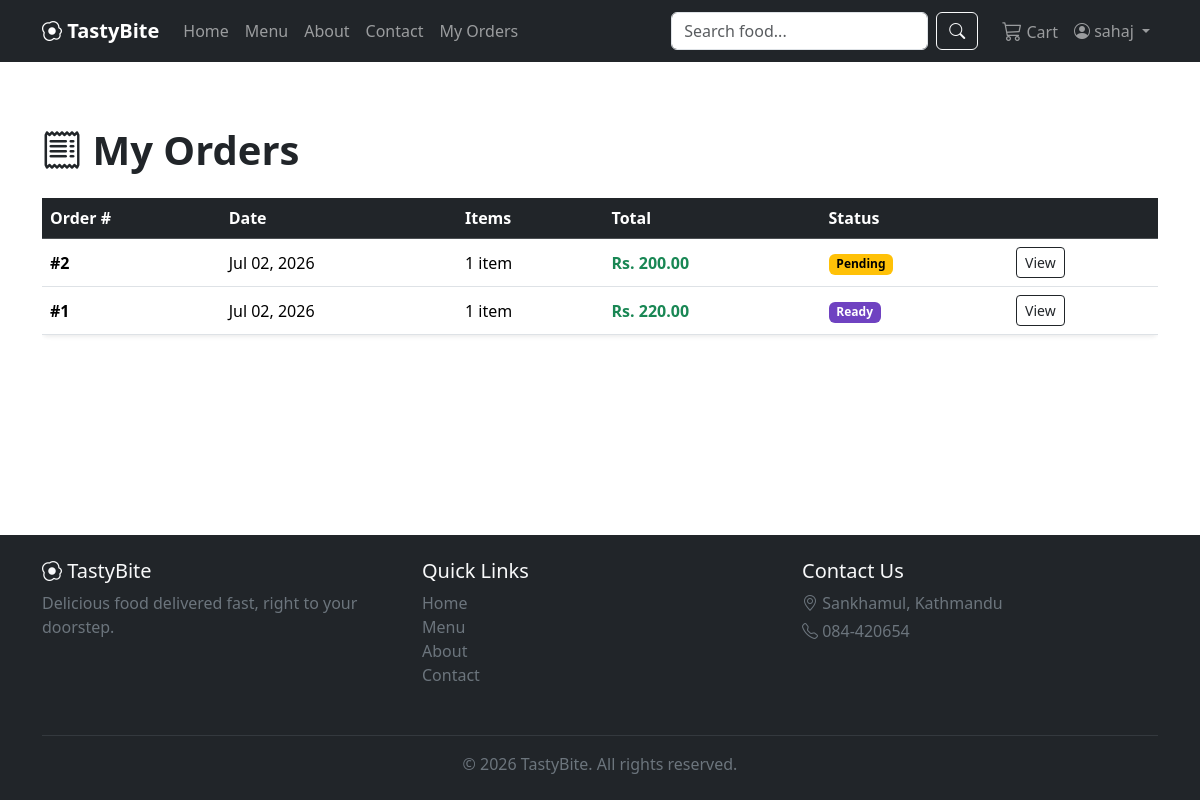
Before: /orders/history/ (signed in) with the older database file.
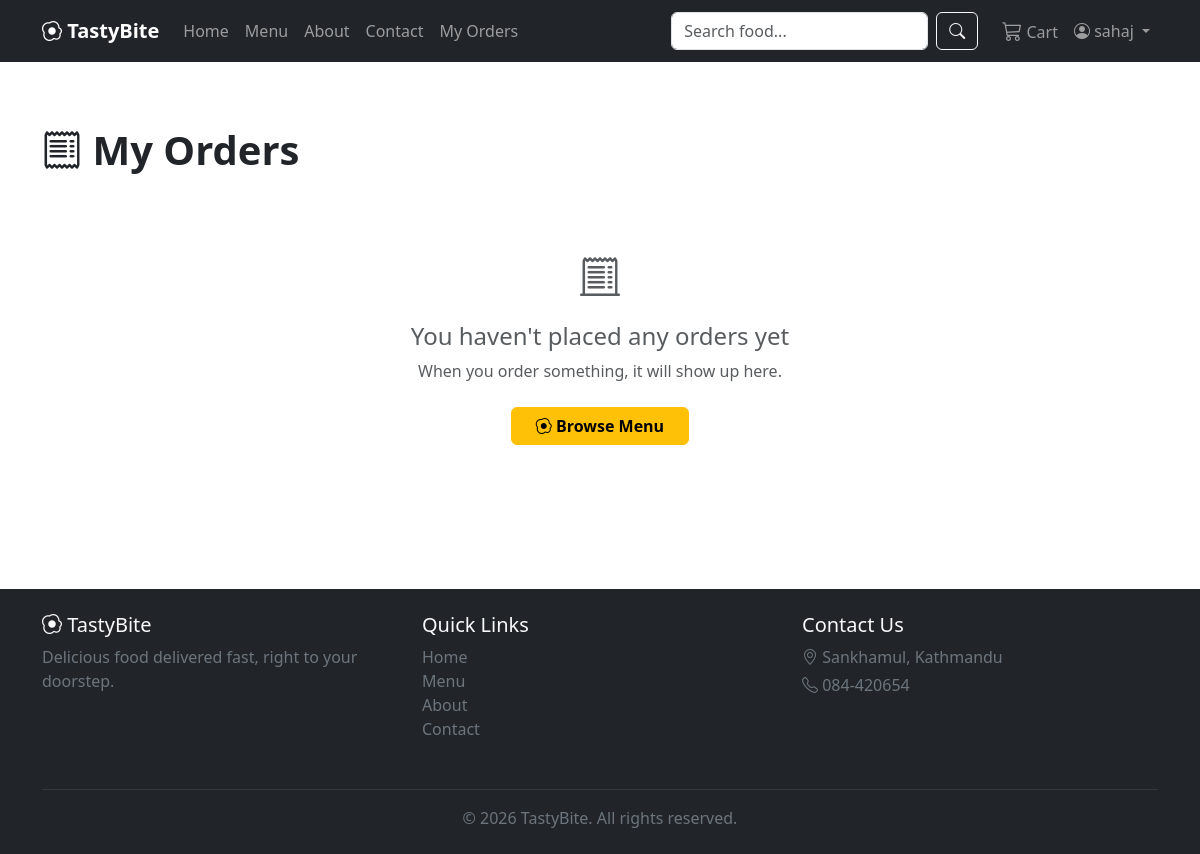
After: the same page with the newer database file.
### orders/models.py (models this page shows, shortened)
class Order(models.Model):
    STATUS_CHOICES = [
        ('pending', 'Pending'),
        ('preparing', 'Preparing'),
        ('ready', 'Ready'),
        ('delivered', 'Delivered'),
    ]
    PAYMENT_METHOD_CHOICES = [
        ('cod', 'Cash on Delivery'),
        ('esewa', 'eSewa'),
    ]
    user = models.ForeignKey(User, on_delete=models.CASCADE, related_name='orders')
    status = models.CharField(max_length=20, choices=STATUS_CHOICES, default='pending')
    payment_method = models.CharField(max_length=20, choices=PAYMENT_METHOD_CHOICES, default='cod')
    is_paid = models.BooleanField(
        default=False,
        help_text="For eSewa orders: check this box once you've confirmed the payment in your eSewa app."
    )
    full_name = models.CharField(max_length=150)
    phone_number = models.CharField(max_length=20)
    delivery_address = models.TextField()
    subtotal = models.DecimalField(max_digits=10, decimal_places=2)
    delivery_fee = models.DecimalField(max_digits=8, decimal_places=2, default=DELIVERY_FEE)
    total_price = models.DecimalField(max_digits=10, decimal_places=2)
    created_at = models.DateTimeField(auto_now_add=True)
    updated_at = models.DateTimeField(auto_now=True)
    class Meta:
        ordering = ['-created_at']

### orders/views.py (the view)
# urls.py: path('history/', views.order_history, name='order_history'),
@login_required
def order_history(request):
    orders = Order.objects.filter(user=request.user).prefetch_related('items')
    return render(request, 'orders/order_history.html', {'orders': orders})

### cart/context_processors.py (called while the page is built)
def cart_item_count(request):
    if request.user.is_authenticated:
        cart = Cart.objects.filter(user=request.user).first()
        if cart:
            return {'cart_item_count': cart.total_items}
    return {'cart_item_count': 0}

### cart/models.py (called while the page is built)
    @property
    def total_items(self):
        return sum(item.quantity for item in self.items.all())

### orders/templates/orders/order_history.html (shortened to what this page needs)
{% extends 'base.html' %}
{% load static %}
{% block content %}
<div class="container my-5">
    <h1 class="fw-bold mb-4">
        <i class="bi bi-receipt"></i> My Orders
    </h1>
    {% if orders %}
    <div class="table-responsive">
        <table class="table table-hover align-middle bg-white shadow-sm rounded">
            <thead class="table-dark">
                <tr>
                    <th>Order #</th>
                    <th>Date</th>
                    <th>Items</th>
                    <th>Total</th>
                    <th>Status</th>
                    <th></th>
                </tr>
            </thead>
            <tbody>
                {% for order in orders %}
                <tr>
                    <td class="fw-semibold">#{{ order.id }}</td>
                    <td>{{ order.created_at|date:"M d, Y" }}</td>
                    <td>{{ order.items.count }} item{{ order.items.count|pluralize }}</td>
                    <td class="fw-semibold text-success">Rs. {{ order.total_price }}</td>
                    <td>
                        <span class="badge badge-{{ order.status }}">
                            {{ order.get_status_display }}
                        </span>
                    </td>
                    <td>
                        <a href="{% url 'order_detail' order.id %}" class="btn btn-sm btn-outline-dark">
                            View
                        </a>
                    </td>
                </tr>
                {% endfor %}
            </tbody>
        </table>
    </div>
    {% else %}
    <div class="text-center py-5">
        <i class="bi bi-receipt-cutoff fs-1 text-muted"></i>
        <h4 class="mt-3 text-muted">You haven't placed any orders yet</h4>
        <p class="text-muted">When you order something, it will show up here.</p>
        <a href="{% url 'menu_list' %}" class="btn btn-warning fw-semibold px-4 mt-2">
            <i class="bi bi-egg-fried"></i> Browse Menu
        </a>
    </div>
    {% endif %}
</div>
{% endblock %}

Changed rows visible on the page:
removed Order: id "2", created_at "Jul 02, 2026", items.count "1", total_price "200.00", status "Pending"
removed Order: id "1", created_at "Jul 02, 2026", items.count "1", total_price "220.00", status "Ready"
Other visible differences:
text no longer shown: "Order # Date Items Total Status"
text now shown: "You haven't placed any orders yet When you order something, it will show up here. Browse Menu"
